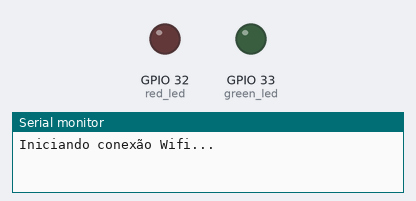
Simulated run of this sketch. Board: ESP32. Parts: output pins drawn as LEDs (lit = HIGH), the last lines printed to the serial monitor. Dashed ring = blinking. WiFi joins after 1.5 s; servers stay silent unless stated.

Above: at 0.2 s.
At 0.7 s:
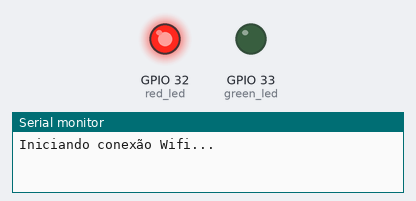
At 13.15 s:
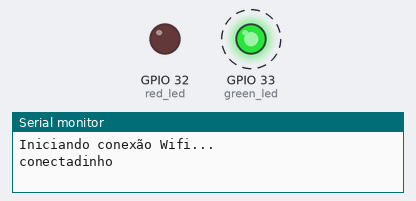
Timing chart, 0 to 13.4 s (numbered marks = the images above):
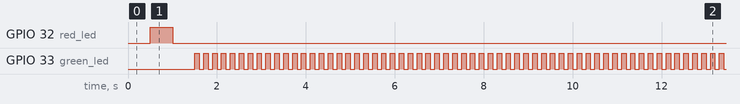

The sketch:

finalVer.ino
```cpp
#include <WiFi.h>

#define green_led 33
#define red_led 32

const char* ssid = "lele";
const char* password = "20070318";
hw_timer_t *timer = NULL;
int tempo = 0;
int contador = 0;

bool connected = false;

void IRAM_ATTR led() {
  if (connected) {
    digitalWrite(green_led, !digitalRead(green_led));
    digitalWrite(red_led, LOW);
  }
  else {
    contador ++;
    if (contador == 5) {
      digitalWrite(green_led, LOW);
      digitalWrite(red_led, !digitalRead(red_led));
      contador = 0;
    }
  }
}

void WiFiEvent(WiFiEvent_t event) {
  switch(event) {
    case ARDUINO_EVENT_WIFI_STA_GOT_IP:
      connected = true;
      Serial.println("conectadinho");
      break;
    case ARDUINO_EVENT_WIFI_STA_DISCONNECTED:
      connected = false;
      Serial.println("desconectado");
      WiFi.reconnect();
      break;
  }
}

void setup() {
  Serial.begin(9600);

  WiFi.onEvent(WiFiEvent);
  WiFi.begin(ssid, password);
  Serial.println("Iniciando conexão Wifi...");

  pinMode(green_led, OUTPUT);
  pinMode(red_led, OUTPUT);

  timer = timerBegin(1000000);
  timerAttachInterrupt(timer, &led);
  timerAlarm(timer, 100000, true, 0);
}

void loop() {


}
```

Measured:
- by itself, GPIO 32 (red_led): LOW → HIGH at 0.50 s, → LOW 0.50 s later
- by itself, GPIO 33 (green_led): alternates HIGH for 0.10 s and LOW for 0.10 s
